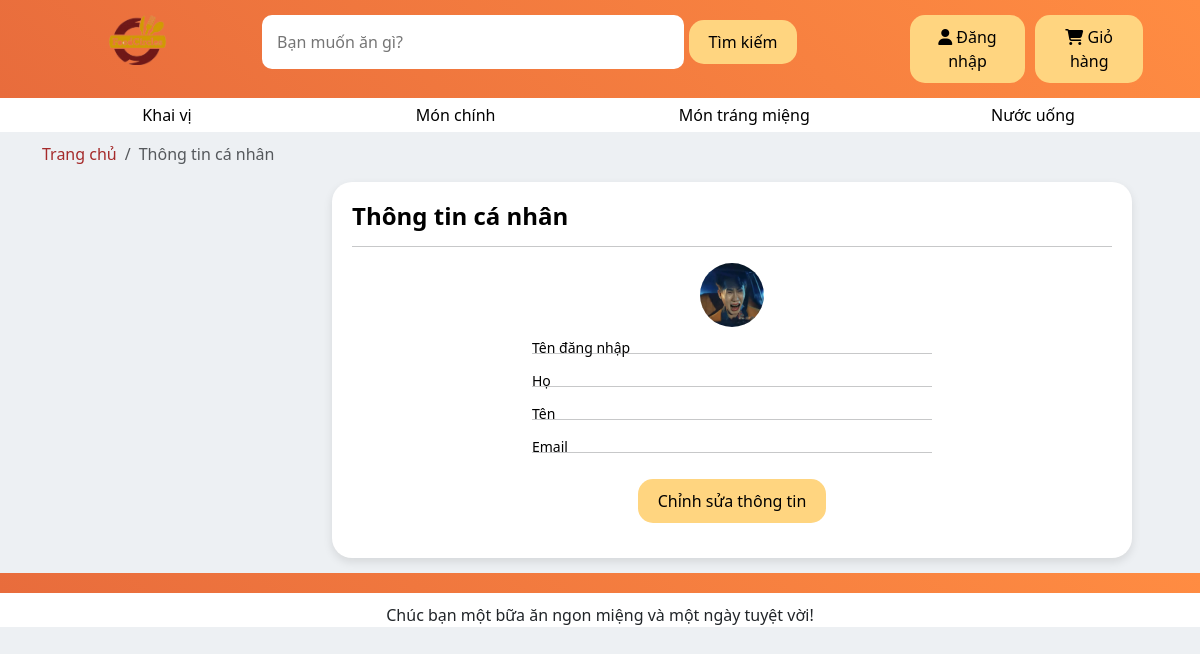
Page /personal-page/ on the committed database.
### products/models.py (models this page shows, shortened)
class Category_lv1(models.Model):
    UNIT_TYPE_CHOICES = [
        ('Khai vị', 'Khai vị'),
        ('Món chính', 'Món chính'),
        ('Món tráng miệng', 'Món tráng miệng'),
        ('Nước uống', 'Nước uống'),
    ]
    cate_1 = models.CharField(max_length=500, choices=UNIT_TYPE_CHOICES) # Tên phân loại món ăn cấp 1

### products/views.py (the view)
# urls.py: path('personal-page/', views.TrangCaNhan, name='TrangCaNhan'),
def TrangCaNhan(request):
    customer = request.user
    context = {
        'customer': customer
        }
    return render(request,'TrangCaNhan.html',context)

### products/context_processors.py (called while the page is built)
def nav_categories(request):
    categories_data = []
    categories_lv1 = Category_lv1.objects.all()
    for cate_lv1 in categories_lv1:
        categories_lv2 = Category_lv2.objects.filter(cate_1=cate_lv1)
        categories_data.append({
            "cate_lv1": cate_lv1,
            "categories_lv2": categories_lv2
        })
    return {
        "categories_data": categories_data
    }

def cart_item_count(request):
    if request.user.is_authenticated:
        customer = request.user
        cart_items = Cart.objects.filter(cart_customer=customer)
        item_count = cart_items.count()  # Số loại sản phẩm trong giỏ hàng
    else:
        item_count = 0  # Người dùng chưa đăng nhập
    return {'cart_item_count': item_count}

### products/templates/TrangCaNhan.html
{% extends 'base.html' %}
{% load static %}
{% block content %}
    <link rel="stylesheet" href="{% static 'css/TrangCaNhan.css'%}">
    <section class="bread-crumb">
        <div class="container">
            <nav aria-label="breadcrumb">
                <ol class="breadcrumb">
                    <li class="breadcrumb-item"><a href="{% url 'TrangChu' %}">Trang chủ</a></li>
                    <li class="breadcrumb-item active" aria-current="page">Thông tin cá nhân</li>
                </ol>
            </nav>
        </div>
    </section>
    <section class="profile-info">
        <div class="container">
            <div class="profile-card">
                <h2>Thông tin cá nhân</h2>
                <hr/>
                    <div class="profile-avatar">
                        <img src="{% static 'image/Trang cá nhân/avatar.jpg'%}" alt="Avatar">
                    </div>
                    <div class="profile-details">
                        <div class="detail-item">
                            <span>Tên đăng nhập</span>
                            <p>{{ customer.username }}</p>
                        </div>
                        <hr/>
                        <div class="detail-item">
                            <span>Họ</span>
                            <p>{{ customer.last_name }}</p>
                        </div>
                        <hr/>
                        <div class="detail-item">
                            <span>Tên</span>
                            <p>{{ customer.first_name}}</p>
                        </div>
                        <hr/>
                        <div class="detail-item">
                            <span>Email</span>
                            <p>{{ customer.email}}</p>
                        </div>
                        <hr/>
                    </div>
                <div class="edit-button">
                    <button onclick="window.location.href = '{% url 'EditTrangCaNhan' %}'">Chỉnh sửa thông tin</button>
                </div>
            </div>
        </div>
    </section>
{% endblock %}

### products/templates/base.html (shortened to what this page needs)
{% load static %}
<!doctype html>
<html lang="en">
<head>
    <link href="https://cdn.jsdelivr.net/npm/bootstrap@5.3.3/dist/css/bootstrap.min.css" rel="stylesheet"
>
    <link rel="stylesheet" href = "{% static 'css/base.css' %}">
</head>
<body>
    <header>
        <div class="container">
            <div class="main-header">
                <div class="row">
                    <div class="col-xl-2">
                        <a href="{% url 'TrangChu' %}">
                            <div class="logo">
                                <img src="{% static 'image\logo.png' %}" alt="Logo">
                            </div>
                        </a>
                    </div>
                    <div class="col-xl-7">
                        <form class="search" method = POST action = "{% url "TimKiem" %}">
                            <input class="search-bar" type="search"
                                placeholder="Bạn muốn ăn gì?" name="searched" required>
                            <button class="search-btn" type="submit">Tìm kiếm</button>
                        </form>
                    </div>
                    <div class="col-xl-3">
                        {% if user.is_authenticated %}
                            <div class="customer">
                                <div class="dropdown">
                                    <button><i class="fa-solid fa-user"></i> {{ user.username }}</button>
                                    <div class="dropdown-content">
                                        <ul>
                                            <li>
                                                <a href="{% url 'TrangCaNhan' %}">
                                                    Thông tin cá nhân
                                                </a>
                                            </li>
                                            <li>
                                                <a href="{% url 'DonHangCuaToi' %}">
                                                    Đơn hàng của tôi
                                                </a>
                                            </li>
                                            <li>
                                                <a href="{% url 'DangXuat' %}" id="logout-link">
                                                    Đăng xuất
                                                </a>
                                            </li>
                                        </ul>
                                    </div>
                                </div>
                                {% comment %} Nếu có sản phẩm trong giỏ mới hiện {% endcomment %}
                                {% if cart_item_count > 0 %}
                                <p class="qnt_item">{{ cart_item_count }}</p>
                                {% endif %}
                                <button class="cart" onclick="window.location.href = '{% url 'GioHang' %}'">
                                    <i class="fa-solid fa-cart-shopping"></i> Giỏ hàng
                                </button>
                            </div>
                        {% else %}
                            <div class="customer">
                                <button onclick="window.location.href = '{% url 'DangNhap' %}'">
                                    <i class="fa-solid fa-user"></i> Đăng nhập
                                </button>
                                <button class="cart" onclick="window.location.href = '{% url 'DangNhap' %}'" >
                                    <i class="fa-solid fa-cart-shopping"></i> Giỏ hàng
                                </button>
                            </div>
                        {% endif %}
                    </div>
                </div>
            </div>
        </div>
    </header>
    <nav>
        <div class="container">
            <ul>
                {% for data in categories_data %}
                    <li class="dropdown">
                        <a href="{% url 'categories_products' data.cate_lv1.cate_1 %}">
                            {{ data.cate_lv1.cate_1 }}
                        </a>
                    </li>
                {% endfor %}
            </ul>
        </div>
    </nav>
    {% block content %}
    {% endblock %}
    <footer>
        <div class = "container">
            <p>Chúc bạn một bữa ăn ngon miệng và một ngày tuyệt vời!</p>
        </div>
    </footer>
</body>
</html>

### static/css/base.css (style rules this page uses)
:root { --background-color1: #EDF0F3; }
* { font-weight: 500; }
body { background-color: var(--background-color1); }
a { text-decoration: none; color: black; }
ul { padding-left: 0px; list-style-type: none; }
header { background: linear-gradient(45deg, #E86C3C, #FF8C42); }
footer { background: white; }
header .main-header { padding: 15px; }
header .main-header .search { padding-left: 20px; }
header .main-header .search .search-bar { width: 70%; padding: 15px 15px; border: none; border-radius: 10px; }
header .main-header .customer { height: 100%; display: flex; justify-content: space-between; padding-left: 10px; align-items: center; }
header .main-header .customer button { margin-left: 10px; }
footer { padding-top: 30px; position: relative; }
footer::before { content: ""; background: linear-gradient(45deg, #E86C3C, #FF8C42); width: 100%; height: 20px; top: 0; position: absolute; }
footer p { text-align: center; margin-bottom: 0px; }
button { padding: 10px 20px; border-radius: 15px; border: none; background: #FFD580; color: black; }
nav { background-color: white; margin-bottom: 10px; }
nav ul { display: flex; justify-content: space-between; margin-bottom: 0px; }
nav ul li { width: 250px; padding: 5px; text-align: center; }
nav ul li a { color: black; width: 100%; }
nav .dropdown { position: relative; display: inline-block; }
.breadcrumb { background-color: #EDF0F3; }
.breadcrumb-item a { color: brown; }
header .main-header .logo { display: flex; justify-content: center; }
header .main-header .logo img { width: 50%; }

### static/css/TrangCaNhan.css (style rules this page uses)
.profile-info { padding-bottom: 15px; }
.profile-info .container { width: 80%; margin: auto; }
.profile-card { background: #fff; border-radius: 20px; padding: 20px; box-shadow: 0 4px 10px rgba(0, 0, 0, 0.1); margin: 0px 200px; width: 800px; }
.profile-details { padding: 10px 180px; }
.profile-card h2 { margin-bottom: 20px; font-size: 24px; color: black; font-weight: bold; }
.profile-avatar { flex: 1; text-align: center; }
.profile-avatar img { width: 64px; height: 64px; border-radius: 50%; }
.profile-details { flex: 3; }
.detail-item { display: flex; justify-content: space-between; }
hr { margin-top:-5px; }
.detail-item span { font-size: 14px; color: black; flex: 1; }
.detail-item p { flex: 2; font-size: 14px; text-align: right; }
.edit-button { text-align: center; margin-top: 0px; padding-bottom: 15px; }

### rows in the picture
Category_lv1: cate_lv1.cate_1 "Khai vị"
Category_lv1: cate_lv1.cate_1 "Món chính"
Category_lv1: cate_lv1.cate_1 "Món tráng miệng"
Category_lv1: cate_lv1.cate_1 "Nước uống"
